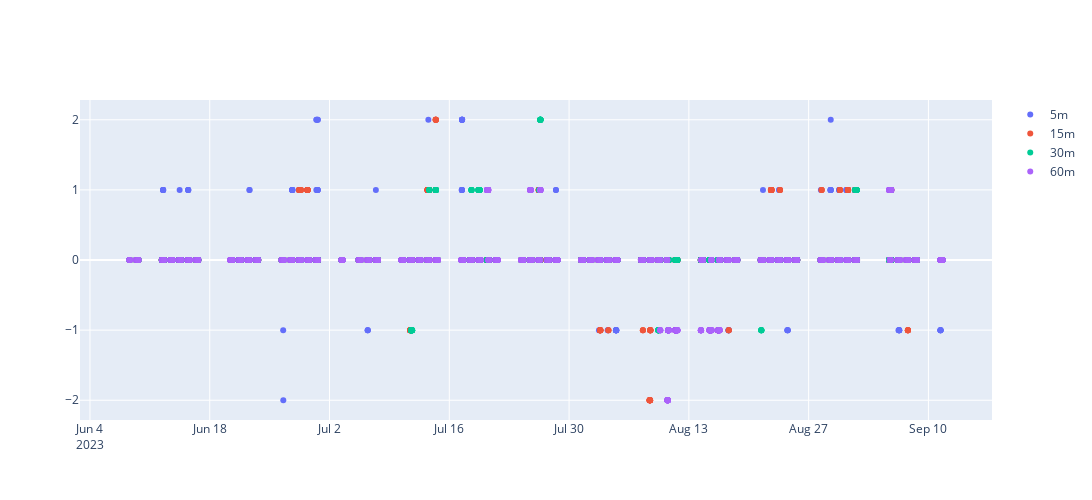

Notebook code cell kept with this figure:
### Code cell
df = pd.concat([data_5m.big3, data_15m.big3, data_30m.big3, data_60m.big3], keys=["5m", "15m", "30m", "60m"], axis=1).ffill()
pyutil.plotting.plot_df(df, df.index, ["5m", "15m", "30m", "60m"], update_layout_kwargs={"height": 500}, scatter_kwargs=[{"mode": "markers"}] * 4)

### Figure 1 — Plotly figure (JSON) as saved in the notebook; plotly's stock layout.template omitted (floating-point values rounded to 4 significant figures; data arrays with more than 128 entries replaced by an {"elided": "..."} marker saying what was removed)
{"data": [{"mode": "markers", "name": "5m", "type": "scatter", "x": {"elided": "4970 str values"}, "y": {"elided": "4970 int values"}}, {"mode": "markers", "name": "15m", "type": "scatter", "x": {"elided": "4970 str values"}, "y": {"elided": "4970 int values"}}, {"mode": "markers", "name": "30m", "type": "scatter", "x": {"elided": "4970 str values"}, "y": {"elided": "4970 int values"}}, {"mode": "markers", "name": "60m", "type": "scatter", "x": {"elided": "4970 str values"}, "y": {"elided": "4970 int values"}}], "layout": {"height": 500, "hoverlabel": {"namelength": -1}, "hovermode": "x unified", "width": 1800}}
